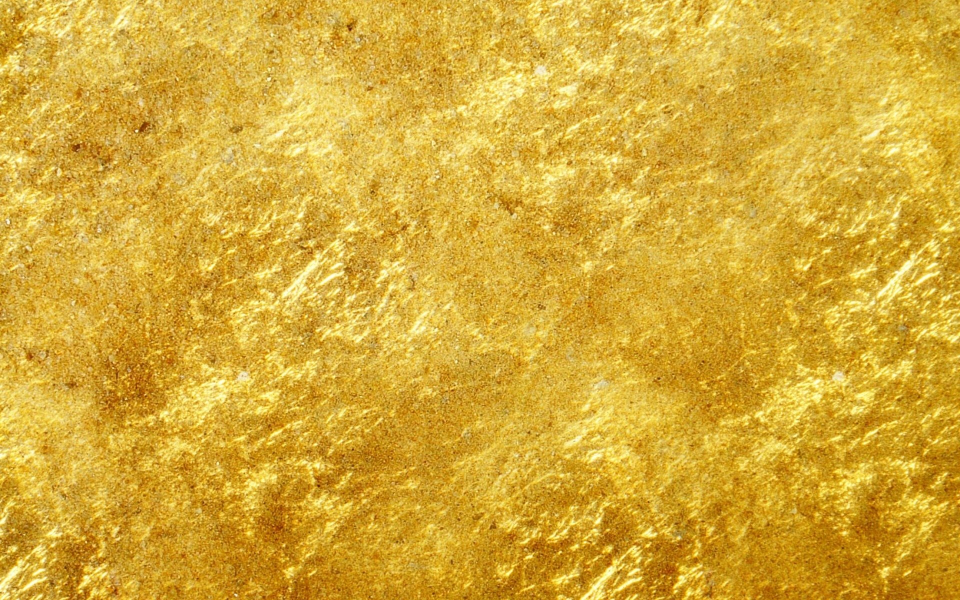
#> input picture SimEnvs/RightArmBlockCoverSmallerMarker/model/image/texture_table_2.jpg, 1920 x 1200 px (shown at 1/2 size)
$ python Textrue_resize.py
#> lines starting #> are read from the running program, lines starting #| are printed output that depends on the picture
from PIL import Image
import os

def resize_image(input_path, output_path, size=(512, 512)):
    """
    将图片调整为指定大小。

    :param input_path: 输入图片的路径
    :param output_path: 输出图片的路径
    :param size: 目标大小，默认为 (512, 512)
    """
#> called with input_path = 'model/image/texture_table_2.jpg', output_path = 'model/image/texture_table_2_resize.png', size = (512, 512)
    if not os.path.exists(input_path):
        print(f"输入文件路径不存在: {input_path}")
        return

    with Image.open(input_path) as img:
#> img is the input picture: PIL image 1920x1200 RGB; mean R, G, B 213.5, 171.1, 54.3
        resized_img = img.resize(size, Image.Resampling.LANCZOS)
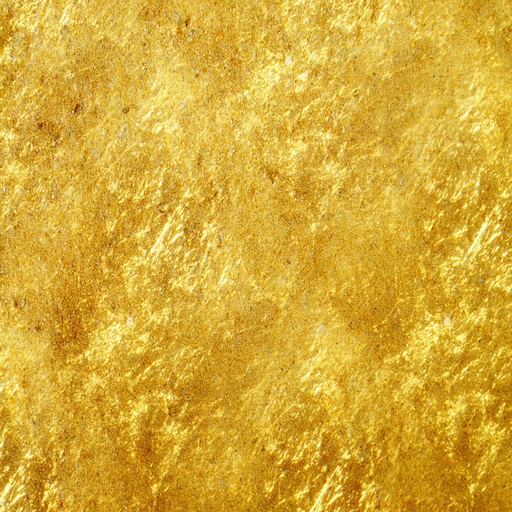
#> resized_img: PIL image 512x512 RGB; mean R, G, B 213.5, 171.1, 54.3
        resized_img.save(output_path)
        print(f"图片已保存为 {output_path}")

# 示例使用
input_image_path = 'model/image/texture_table_2.jpg'
output_image_path = 'model/image/texture_table_2_resize.png'
resize_image(input_image_path, output_image_path)
